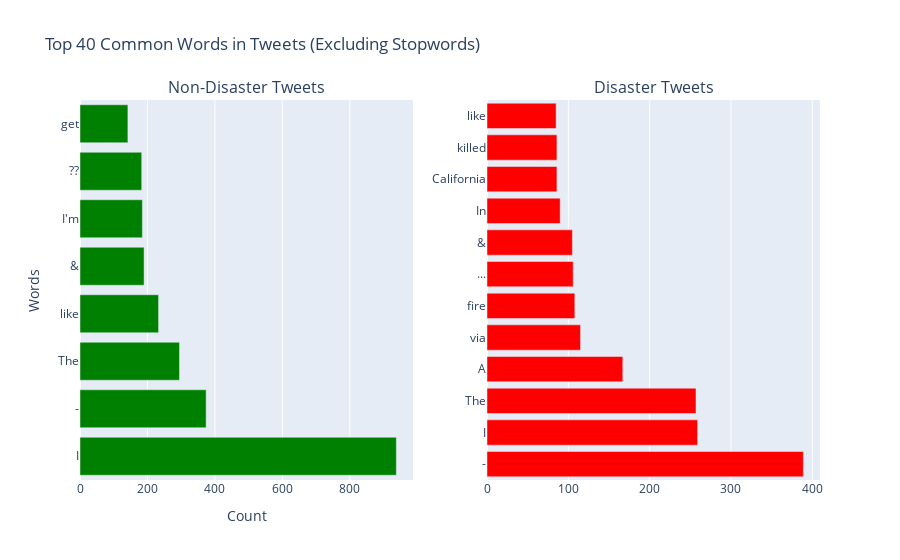

Here is the notebook cell this chart was saved with:
### Markdown cell above
♻️ Les mots les plus communs

### Code cell
# Count most common words in non-disaster tweets
counter_non_disaster = Counter(non_disaster_corpus)
most_non_disaster = counter_non_disaster.most_common()
x_non_disaster = []
y_non_disaster = []
for word, count in most_non_disaster[:40]:
    if word not in stop:
        x_non_disaster.append(word)
        y_non_disaster.append(count)

# Count most common words in disaster tweets
counter_disaster = Counter(disaster_corpus)
most_disaster = counter_disaster.most_common()
x_disaster = []
y_disaster = []
for word, count in most_disaster[:40]:
    if word not in stop:
        x_disaster.append(word)
        y_disaster.append(count)

# Create subplots
fig = make_subplots(rows=1, cols=2, subplot_titles=('Non-Disaster Tweets', 'Disaster Tweets'))

# Add bar chart for non-disaster tweets
fig.add_trace(go.Bar(x=y_non_disaster, y=x_non_disaster, orientation='h', name='Non-Disaster', marker_color='green'), row=1, col=1)

# Add bar chart for disaster tweets
fig.add_trace(go.Bar(x=y_disaster, y=x_disaster, orientation='h', name='Disaster', marker_color='red'), row=1, col=2)

# Update layout
fig.update_layout(title_text='Top 40 Common Words in Tweets (Excluding Stopwords)',
                  xaxis_title='Count',
                  yaxis_title='Words',
                  showlegend=False)

fig.show()

### Figure 1 — Plotly figure (JSON) as saved in the notebook; plotly's stock layout.template omitted (floating-point values rounded to 4 significant figures)
{"data": [{"marker": {"color": "green"}, "name": "Non-Disaster", "orientation": "h", "type": "bar", "x": [938, 374, 295, 233, 190, 185, 183, 142], "xaxis": "x", "y": ["I", "-", "The", "like", "&amp;", "I'm", "??", "get"], "yaxis": "y"}, {"marker": {"color": "red"}, "name": "Disaster", "orientation": "h", "type": "bar", "x": [389, 259, 257, 167, 115, 108, 106, 105, 90, 86, 86, 85], "xaxis": "x2", "y": ["-", "I", "The", "A", "via", "fire", "...", "&amp;", "In", "California", "killed", "like"], "yaxis": "y2"}], "layout": {"annotations": [{"font": {"size": 16}, "showarrow": false, "text": "Non-Disaster Tweets", "x": 0.225, "xanchor": "center", "xref": "paper", "y": 1, "yanchor": "bottom", "yref": "paper"}, {"font": {"size": 16}, "showarrow": false, "text": "Disaster Tweets", "x": 0.775, "xanchor": "center", "xref": "paper", "y": 1, "yanchor": "bottom", "yref": "paper"}], "autosize": true, "showlegend": false, "title": {"text": "Top 40 Common Words in Tweets (Excluding Stopwords)"}, "xaxis": {"anchor": "y", "autorange": true, "domain": [0, 0.45], "range": [0, 987.4], "title": {"text": "Count"}, "type": "linear"}, "xaxis2": {"anchor": "y2", "autorange": true, "domain": [0.55, 1], "range": [0, 409.5], "type": "linear"}, "yaxis": {"anchor": "x", "autorange": true, "domain": [0, 1], "range": [-0.5, 7.5], "title": {"text": "Words"}, "type": "category"}, "yaxis2": {"anchor": "x2", "autorange": true, "domain": [0, 1], "range": [-0.5, 11.5], "type": "category"}}}
